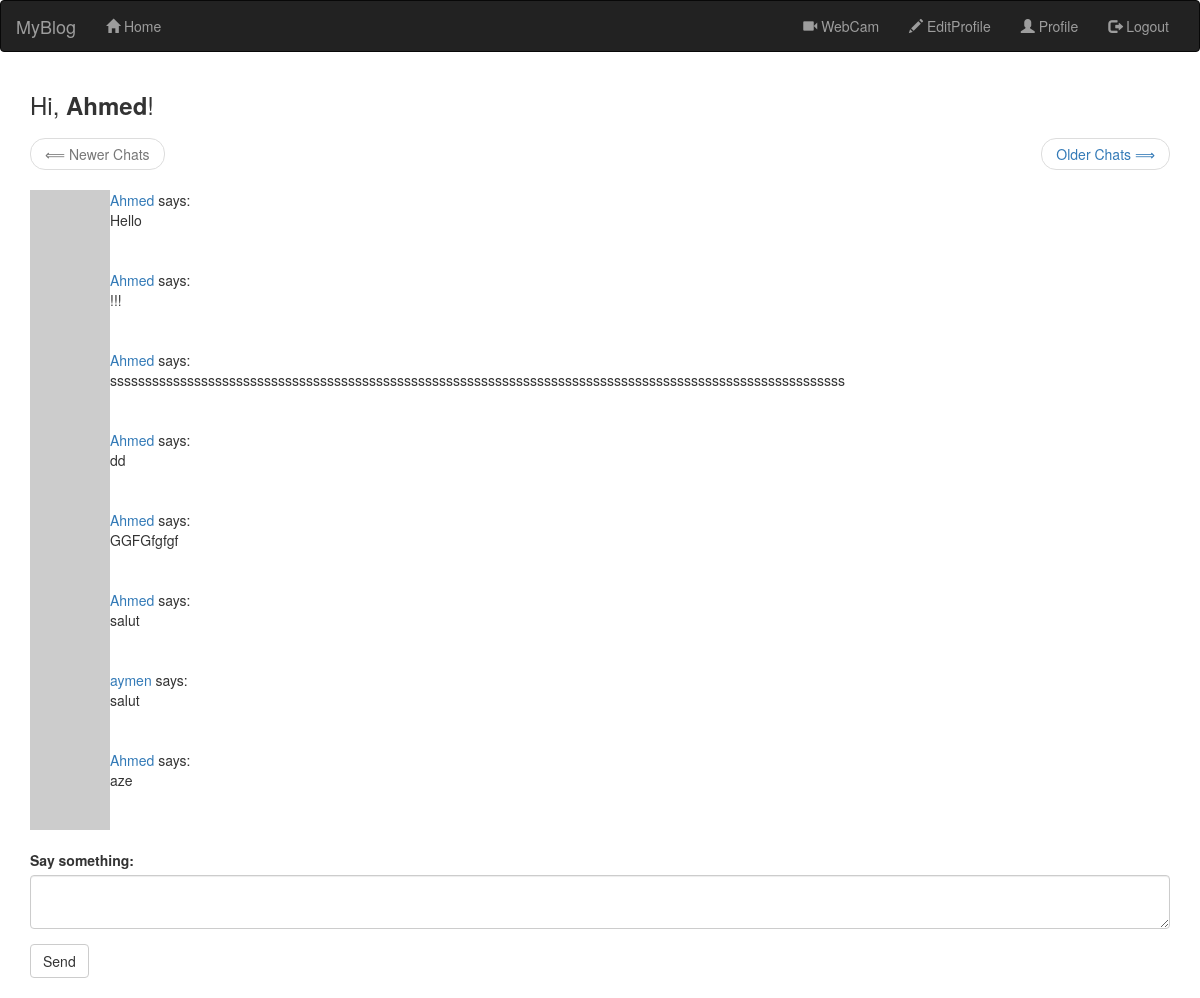
Screenshot of /index (signed in) with the database file from the repository.
### app/models.py (models this page shows, shortened)
class User(UserMixin, db.Model):
    __tablename__ = 'USERS'
    id = db.Column(db.Integer, primary_key=True)
    username = db.Column(db.String(64), unique=True, index=True)
    email = db.Column(db.String(128), unique=True, index=True)
    password_hash = db.Column(db.String(128))  # holds a hash of the user password
    role_id = db.Column(db.Integer, db.ForeignKey('ROLES_.id'))
    posts = db.relationship('Post', backref='user', lazy='dynamic')
    about_me = db.Column(db.String(140))   # about me
    last_seen = db.Column(db.DateTime, default=datetime.utcnow)
    def avatar(self, size):
        digest = md5(self.email.lower().encode('utf-8')).hexdigest()
        return 'https://www.gravatar.com/avatar/{}?d=identicon&s={}'.format(
            digest, size)

class Post(db.Model):
    __tablename__ = "POSTS"                # the table name
    id = db.Column(db.Integer, primary_key=True)
    body = db.Column(db.String(140))
    timestamp = db.Column(db.DateTime, index=True, default=datetime.utcnow)
    user_id = db.Column(db.Integer, db.ForeignKey('USERS.id'))

### app/routes.py (the view)
@App.route("/", methods=['GET', 'POST'])                # decorator, App : instance
@App.route("/index", methods=['GET', 'POST'])           # decorator : modifies the function that flow it
@login_required                                         # to protect a view function from not authenticated users
def index():
    form_post = PostForm()
    if form_post.validate_on_submit():
        new_post = Post(body=form_post.post.data, user=current_user)
        db.session.add(new_post)
        db.session.commit()
        return redirect(url_for('index'))
    page = request.args.get('page', 1, type=int)
    all_posts = Post.query.order_by(Post.timestamp.desc()).paginate(page, App.config['POSTS_PER_PAGE'], False)
    next_url = url_for('index', page=all_posts.next_num) if all_posts.has_next else None  # check for next page
    prev_url = url_for('index', page=all_posts.prev_num) if all_posts.has_prev else None  # ckeck for previous page
    return render_template("index.html", title="Home Page", form=form_post, posts=all_posts.items, next_url=next_url,
                           prev_url=prev_url)    # the response

### app/forms.py
class PostForm(FlaskForm):
    post = TextAreaField('Say something:', validators=[DataRequired(), Length(min=1, max= 140)])
    submit = SubmitField('Send')

### app/models.py (called while the page is built)
@login.user_loader     # register
def load_user(id_):    # load the user id function
    return User.query.get(int(id_))

### app/routes.py (called while the page is built)
@App.before_request
def before_request():
    if current_user.is_authenticated:
        current_user.last_seen = datetime.utcnow()
        db.session.commit()

### app/templates/index.html
{% extends "base_boots.html" %}
{% import 'bootstrap/wtf.html' as wtf %}
{% block chat %}
<h3>Hi, <b>{{current_user.username}}</b>!</h3>
<nav aria-label="...">
<ul class="pager">
    <li class="previous{% if not prev_url %} disabled {% endif %}">
        <a href="{{ prev_url or '#'}}">
            <span aria-hidden="true">&xlArr;</span> Newer Chats
        </a>
    </li>
    <li class="next {%if not next_url %} disabled {% endif %} " >
        <a href="{{ next_url or '#' }}" >
            Older Chats <span aria-hidden="true">&xrArr;</span>
        </a>
    </li>
<br>
</ul>
</nav>
{% for post in posts[::-1] %}
 {% include '_post.html' %}
{% endfor %}
<br>
{% endblock %}
{% block app_content %}
    {% if form %}
        {{ wtf.quick_form(form) }}
<br>
{% endif %}
{% endblock %}

### app/templates/_post.html
<table class="tabel table-hover">
    <tr valign="top">
        <td width="45px">
            <a href="{{ url_for('user', username=post.user.username) }}">
                <img src="{{ post.user.avatar(45) }}"></a>
        </td>
        <td>
            <a href="{{ url_for('user', username=post.user.username) }}">
                 {{ post.user.username }}
                </a>
            says:<br>
            {{ post.body }}
        </td>
    </tr>
</table>

### rows the page displays
User: username "Ahmed"
Post: user.username "Ahmed", body "Hello"
Post: user.username "Ahmed", body "!!!"
Post: user.username "Ahmed", body "sssssssssssssssssssssssssssssssssssssssssssssssssssssssssssssssssssssssssssssssssssssssssssssssssssssssss"
Post: user.username "Ahmed", body "dd"
Post: user.username "Ahmed", body "GGFGfgfgf"
Post: user.username "Ahmed", body "salut"
Post: user.username "aymen", body "salut"
Post: user.username "Ahmed", body "aze"
